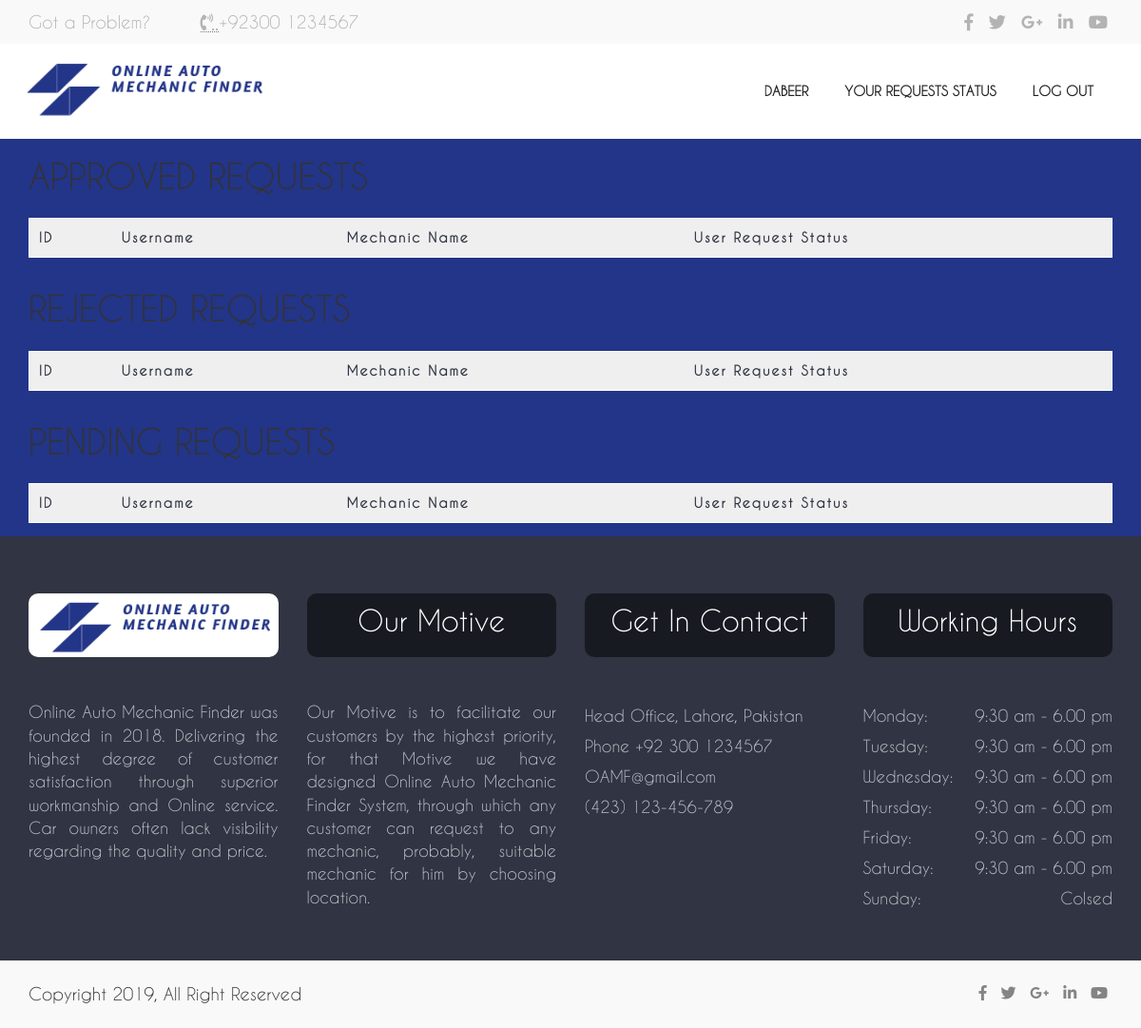
The app's page /logins/users/request_status.php (signed in), older data.
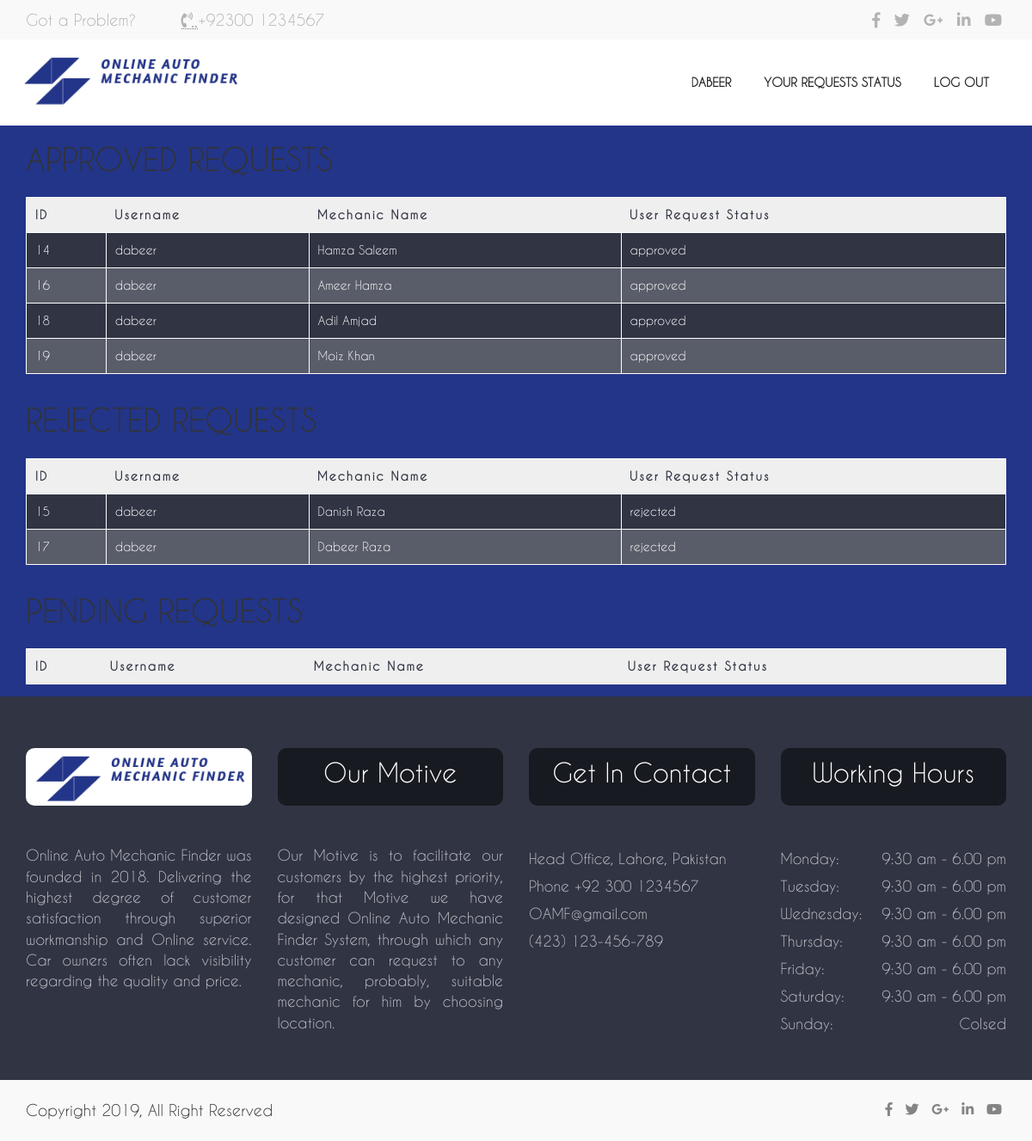
The same page, newer data.
### tables this page shows
CREATE TABLE `user_request_to_mechanic` (
  `id` int(11) NOT NULL,
  `username` varchar(40) NOT NULL,
  `mechanic_name` varchar(40) NOT NULL,
  `user_request_status` varchar(40) NOT NULL
);

### logins/users/request_status.php (the view, shortened to what this page needs)
<?php
if(!isset($_SESSION['user'])){
	header("Location: user.php");
}else{
	require('../connection.php');
	$username = $_SESSION['user'];
	$request_check = mysqli_query($conn, "SELECT * FROM user_request_to_mechanic WHERE username = '".$username."' ");
	$request_result = mysqli_fetch_array($request_check);
	$userName = $request_result['username'];
	?>
	<!DOCTYPE html>
	<html lang="en">
	<head>
		<link rel="stylesheet" href="https://use.fontawesome.com/releases/v5.7.1/css/all.css">
		<link rel="stylesheet" href="../../style/styles.css">
		<link rel="stylesheet" href="../../style/bootstrap.min.css" >
	</head>
	<body>
		<header>
			<?php include("../headers/header_for_user.php"); ?>
		</header>
		<div class="users_request">
			<div class="container">
				<div class="row">
					<div class="col-xs-12">
						<h1>APPROVED REQUESTS</h1>
						<form method="POST">
							<table class="col-xs-12">
								<thead>
									<tr>
										<th>ID</th>
										<th>Username</th>
										<th>Mechanic Name</th>
										<th>User Request Status</th>
									</tr>
								</thead>
								<tbody>
									<?php
									$usrRqstQry = mysqli_query($conn,"SELECT * FROM user_request_to_mechanic WHERE username ='".$userName."' AND user_request_status = 'approved' ");
									while($RqstRow = mysqli_fetch_array($usrRqstQry)) {
										echo "<tr>";
										echo "<td>" . $RqstRow[0] . "</td>";
										echo "<td>" . $RqstRow[1] . "</td>";
										echo "<td>" . $RqstRow[2] . "</td>";
										echo "<td>" . $RqstRow[3] . "</td>";
										echo "</tr>";
									}
									?>
								</tbody>
							</table>
						</form>
					</div>
				</div>
				<div class="row">
					<div class="col-xs-12">
						<h1>REJECTED REQUESTS</h1>
						<form method="POST">
							<table class="col-xs-12">
								<thead>
									<tr>
										<th>ID</th>
										<th>Username</th>
										<th>Mechanic Name</th>
										<th>User Request Status</th>
									</tr>
								</thead>
								<tbody>
									<?php
									$usrRqstQry = mysqli_query($conn,"SELECT * FROM user_request_to_mechanic WHERE username ='".$userName."' AND user_request_status = 'rejected' ");
									while($RqstRow = mysqli_fetch_array($usrRqstQry)) {
										echo "<tr>";
										echo "<td>" . $RqstRow[0] . "</td>";
										echo "<td>" . $RqstRow[1] . "</td>";
										echo "<td>" . $RqstRow[2] . "</td>";
										echo "<td>" . $RqstRow[3] . "</td>";
										echo "</tr>";
									}
									?>
								</tbody>
							</table>
						</form>
					</div>
				</div>
				<div class="row">
					<div class="col-xs-12">
						<h1>PENDING REQUESTS</h1>
						<form method="POST">
							<table class="col-xs-12">
								<thead>
									<tr>
										<th>ID</th>
										<th>Username</th>
										<th>Mechanic Name</th>
										<th>User Request Status</th>
									</tr>
								</thead>
							</table>
						</form>
					</div>
				</div>
			</div>
		</div>
		<footer>
			<?php include("../footer.php");?>
		</footer>
	</body>
	</html>
	<?php
}
?>

Row changes from the older to the newer data that the page shows:
added user_request_to_mechanic: id "14", username "dabeer", mechanic_name "Hamza Saleem", user_request_status "approved"
added user_request_to_mechanic: id "16", username "dabeer", mechanic_name "Ameer Hamza", user_request_status "approved"
added user_request_to_mechanic: id "18", username "dabeer", mechanic_name "Adil Amjad", user_request_status "approved"
added user_request_to_mechanic: id "19", username "dabeer", mechanic_name "Moiz Khan", user_request_status "approved"
added user_request_to_mechanic: id "15", username "dabeer", mechanic_name "Danish Raza", user_request_status "rejected"
added user_request_to_mechanic: id "17", username "dabeer", mechanic_name "Dabeer Raza", user_request_status "rejected"
